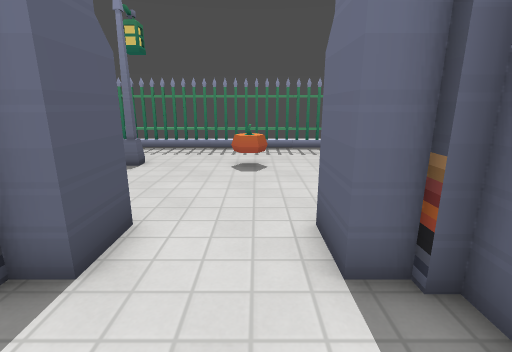
view 1 (above)

16 first-person views from a walk through a level from a Godot 3-D game. The camera is 1.2 m above the floor, tilts 14° down and sees 85° across. The floor is counted in squares, 0.6 m on a side. Each view is taken from the middle of a square. On the plan, view 1 faces up. The plan holds only what a view shows up to about 17 squares ahead; the rest is blank. The place goes on beyond the plan. Door leaves are left out where a doorway can be walked through. Some surface patterns are stand-ins.

view 2
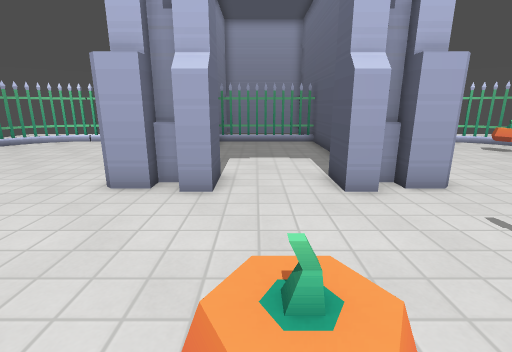

view 3
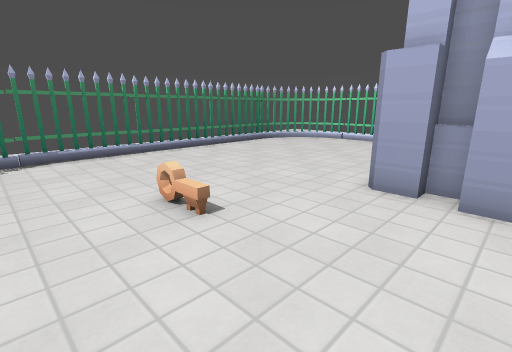

view 4
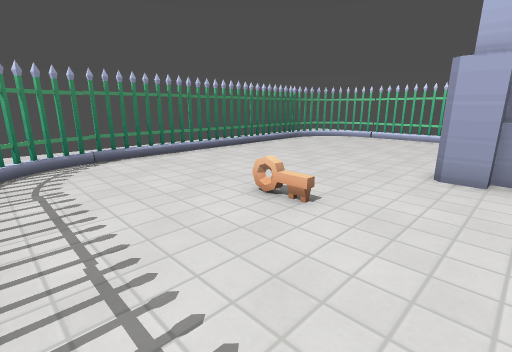

view 5
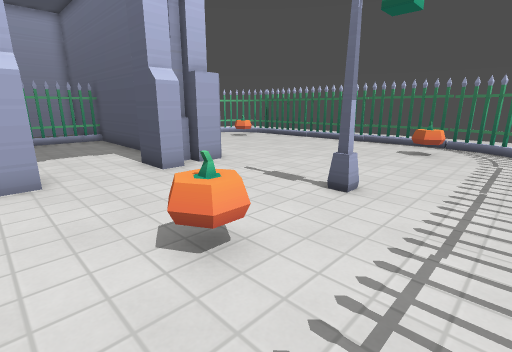

view 6
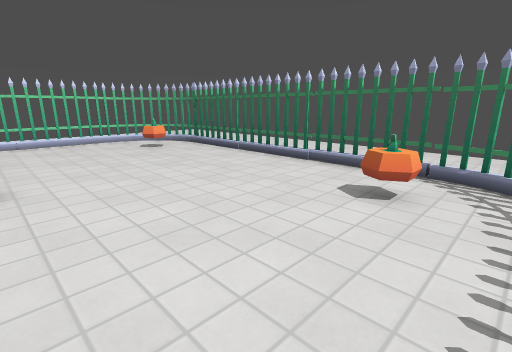

view 7
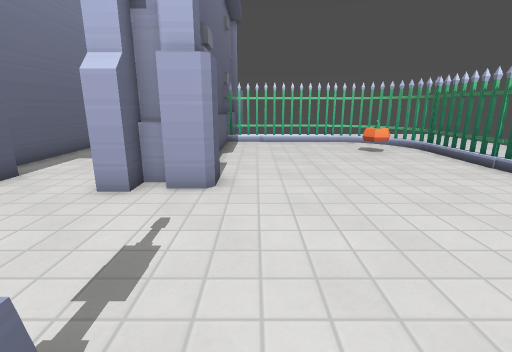

view 8
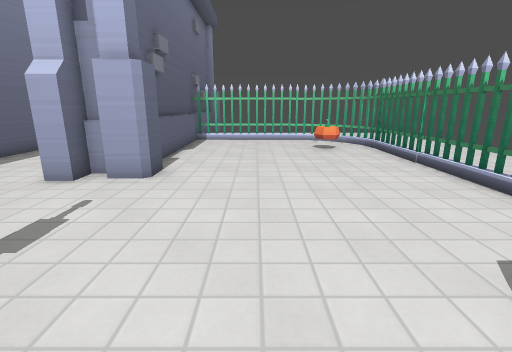

view 9
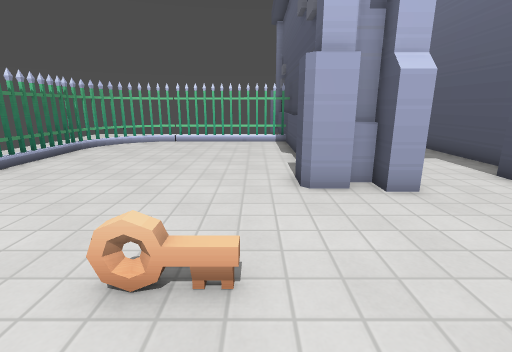

view 10
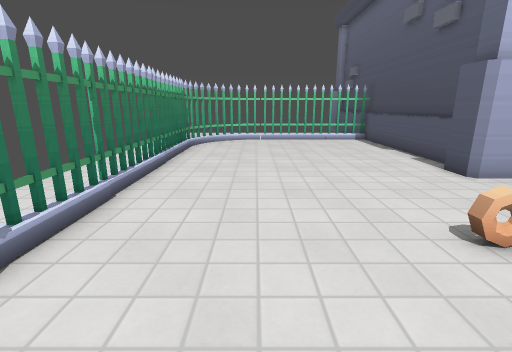

view 11
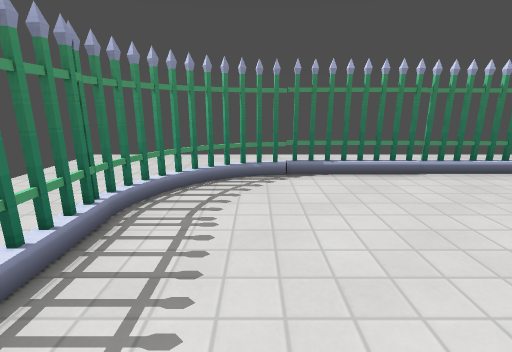

view 12
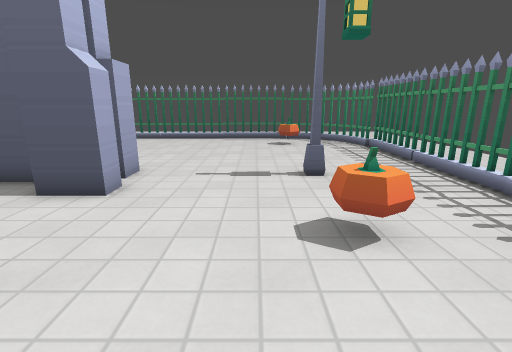

view 13
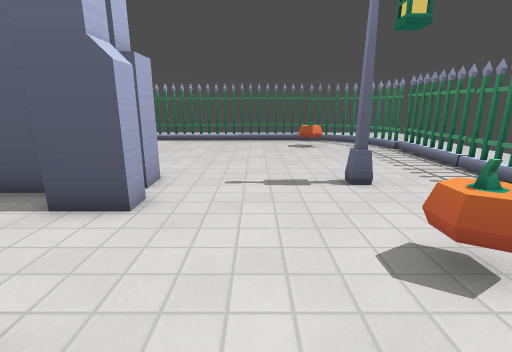

view 14
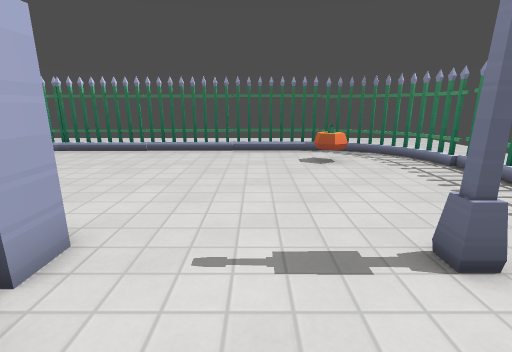

view 15
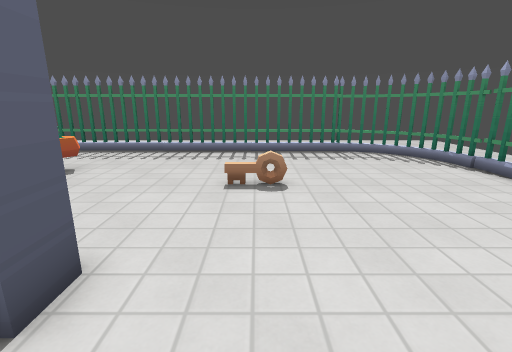

view 16
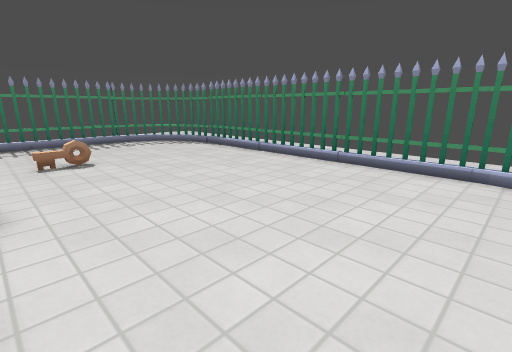

### Floor plan
Key: @ floor where view 1 was taken; # wall or solid block; x gap in a wall; . main floor; : floor 0.25 m higher than the main floor; D open door; P pumpkin; K key.
Columns run from 14 left of view 1 to 14 right of it. Each row starts with its distance up from view 1.
 14   x.............::::::::x# ..
 13  ##......................#x..
 12 ##.........................x
 11 ...........................x
 10 :..P......#...P............#
  9 :..........................#
  8 :...................K......#.
  7 :..........................#.
  6 :..........................##
  5 :..........................##
  4 :........###DDDD###........#
  3 :........####..####........#
  2 :.........##....##.........#
  1 ..........##....##.........#
  0 ..........##..@.##.........#
 -1 ..........##....##.........##
 -2 x..P......##....##.........##
 -3 ..........##....##.........x
 -4  #........##....##.........x
 -5  ###xxxx##################x
 -6         ##              ##

Positions as (right, up) in squares from view 1, and headings:
1: (0, 0), facing up
2: (0, 11), facing down
3: (1, 11), facing down-right
4: (2, 13), facing down-right
5: (2, 13), facing down-left
6: (-5, 12), facing down-left
7: (-6, 11), facing down
8: (-8, 12), facing down
9: (5, 11), facing down
10: (10, 12), facing down
11: (5, 11), facing right
12: (4, 8), facing left
13: (3, 7), facing left
14: (-1, 7), facing left
15: (6, 1), facing up
16: (4, -3), facing up-right
